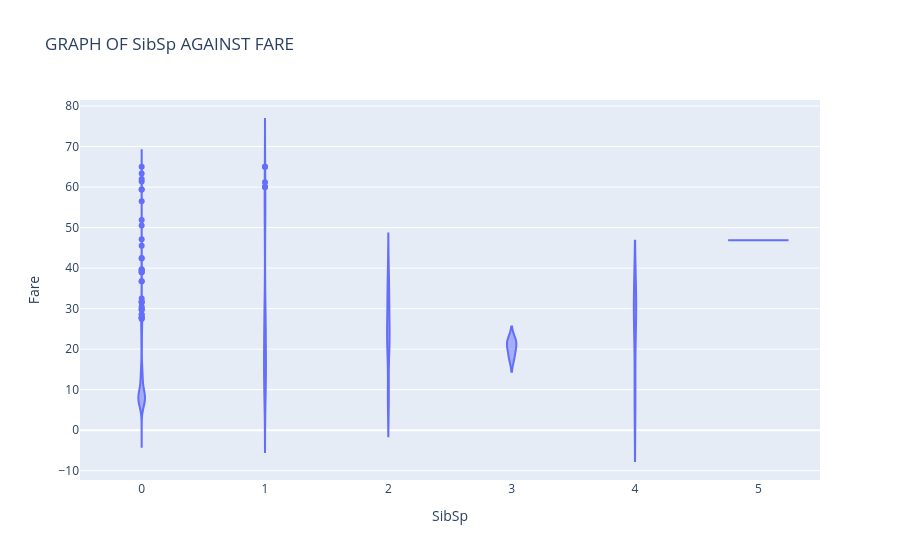

Notebook code cell kept with this figure:
### Code cell
# VISUALIZING THE RELATIONSHIP BETWEEN SIBSP AND THE FARE

fig =px.violin(
    titanic_clean,
    x='SibSp',
    y='Fare',
    title=' GRAPH OF SibSp AGAINST FARE'
)

fig.update_layout(bargap=0.2)
fig.show()

### Figure 1 — Plotly figure (JSON) as saved in the notebook; plotly's stock layout.template omitted (floating-point values rounded to 4 significant figures; data arrays with more than 128 entries replaced by an {"elided": "..."} marker saying what was removed)
{"data": [{"alignmentgroup": "True", "box": {"visible": false}, "hovertemplate": "SibSp=%{x}<br>Fare=%{y}<extra></extra>", "legendgroup": "", "marker": {"color": "#636efa"}, "name": "", "offsetgroup": "", "orientation": "v", "scalegroup": "True", "showlegend": false, "type": "violin", "x": {"elided": "340 int values"}, "x0": " ", "xaxis": "x", "y": {"elided": "340 float values"}, "y0": " ", "yaxis": "y"}], "layout": {"bargap": 0.2, "legend": {"tracegroupgap": 0}, "title": {"text": " GRAPH OF SibSp AGAINST FARE"}, "violinmode": "group", "xaxis": {"anchor": "y", "domain": [0, 1], "title": {"text": "SibSp"}}, "yaxis": {"anchor": "x", "domain": [0, 1], "title": {"text": "Fare"}}}}
